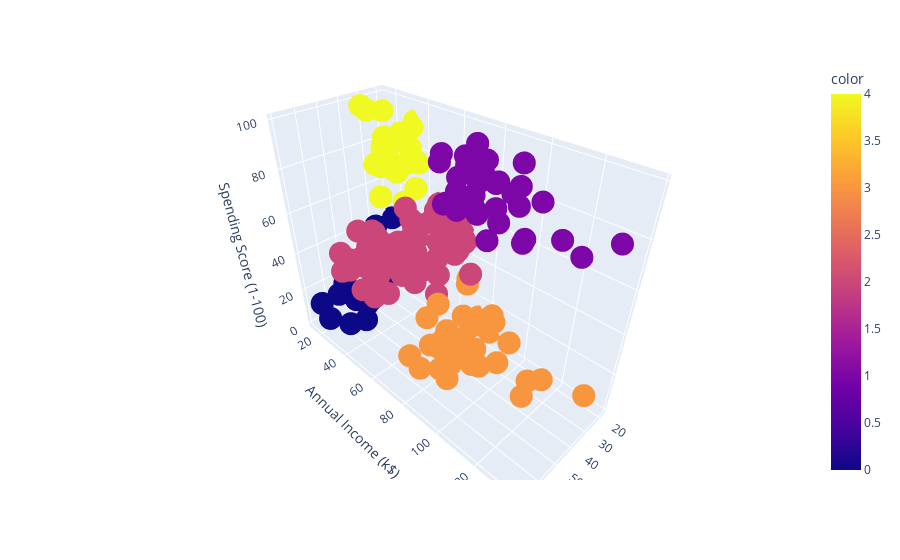

This figure's notebook cell:
### Code cell
from sklearn.cluster import AgglomerativeClustering
hierarchy_172 = AgglomerativeClustering(n_clusters=5, affinity='euclidean', linkage='ward')
fig = px.scatter_3d(lidl_kmeans, x='Age',y='Annual Income (k$)', z='Spending Score (1-100)', color=labels)
fig

### Figure 1 — Plotly figure (JSON) as saved in the notebook; plotly's stock layout.template omitted (floating-point values rounded to 4 significant figures; data arrays with more than 128 entries replaced by an {"elided": "..."} marker saying what was removed)
{"data": [{"hovertemplate": "Age=%{x}<br>Annual Income (k$)=%{y}<br>Spending Score (1-100)=%{z}<br>color=%{marker.color}<extra></extra>", "legendgroup": "", "marker": {"color": {"elided": "200 int values"}, "coloraxis": "coloraxis", "symbol": "circle"}, "mode": "markers", "name": "", "scene": "scene", "showlegend": false, "type": "scatter3d", "x": {"elided": "200 int values"}, "y": {"elided": "200 int values"}, "z": {"elided": "200 int values"}}], "layout": {"coloraxis": {"colorbar": {"title": {"text": "color"}}, "colorscale": [[0, "#0d0887"], [0.1111, "#46039f"], [0.2222, "#7201a8"], [0.3333, "#9c179e"], [0.4444, "#bd3786"], [0.5556, "#d8576b"], [0.6667, "#ed7953"], [0.7778, "#fb9f3a"], [0.8889, "#fdca26"], [1, "#f0f921"]]}, "legend": {"tracegroupgap": 0}, "margin": {"t": 60}, "scene": {"domain": {"x": [0, 1], "y": [0, 1]}, "xaxis": {"title": {"text": "Age"}}, "yaxis": {"title": {"text": "Annual Income (k$)"}}, "zaxis": {"title": {"text": "Spending Score (1-100)"}}}}}
